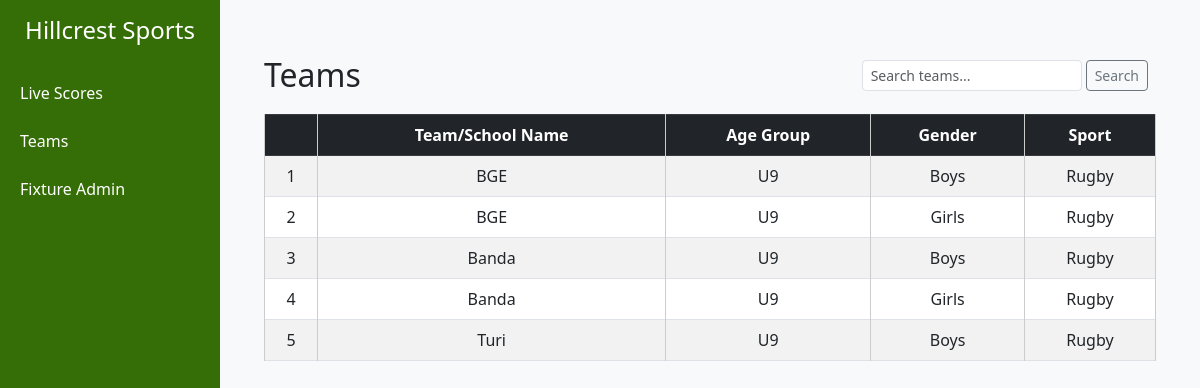
Page /teams/ on the earlier database version.
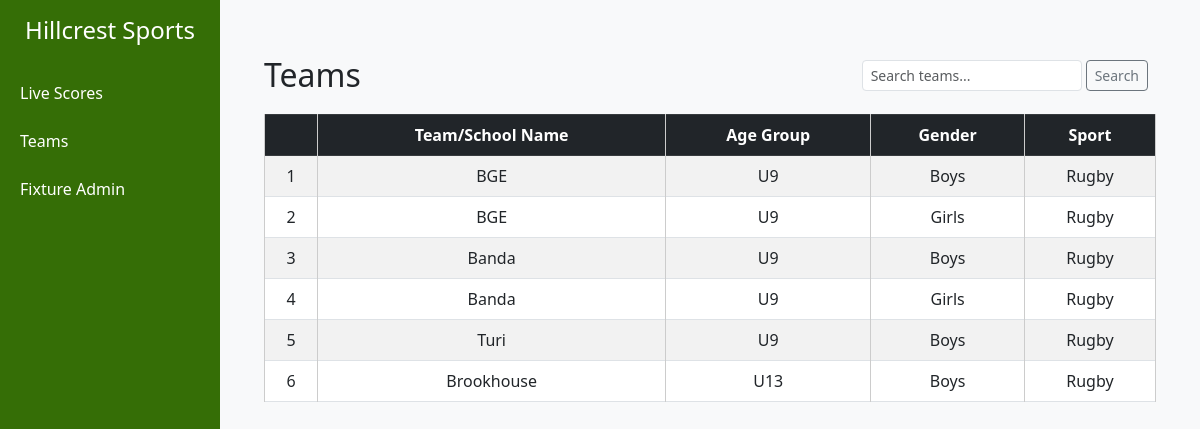
Same page on the later database version.
### teams/models.py (models this page shows, shortened)
class Teams(models.Model):
    team_name = models.CharField(max_length=200, blank=True)
    age_group = models.CharField(max_length=200, blank=True)
    gender = models.CharField(max_length=15, blank=True)
    sport = models.CharField(max_length=15, blank=True)
    coach = models.CharField(max_length=15, blank=True)
    email = models.EmailField(unique=False)
    added_on = models.DateTimeField(auto_now_add=True)

### fixtureviewer/views.py (the view)
# urls.py: path('teams/', views.season_teams, name='teams'),
def season_teams(request):
    teams = Teams.objects.all()
    return render(request, 'viewer/teams.html' , {'teams': teams})

### templates/viewer/teams.html (shortened to what this page needs)
{% extends 'base/main.html' %}
{% block content %}
<div class="container mt-4">
    <div class="d-flex justify-content-between align-items-center mb-3">
        <h2 class="mb-0">Teams</h2>
        <div class="d-flex">
            <form class="d-flex me-2" method="GET" action="">
                <input type="text" name="q" class="form-control form-control-sm" placeholder="Search teams..." value="{{ request.GET.q }}">
                <button type="submit" class="btn btn-sm btn-outline-secondary ms-1">Search</button>
            </form>
        </div>
    </div>
    <table class="table table-bordered table-striped">
        <thead class="table-dark">
            <tr>
                <th></th>
                <th>Team/School Name</th>
                <th>Age Group</th>
                <th>Gender</th>
                <th>Sport</th>
            </tr>
        </thead>
        <tbody>
              {% for team in teams %}
            <tr>
                <td>{{ forloop.counter }}</td>
                <td>{{ team.team_name }}</td>
                <td>{{ team.age_group }}</td>
                <td>{{ team.gender}}</td>
                <td>{{ team.sport }}</td>
            </tr>
            {% endfor %}
        </tbody>
    </table>
</div>
{% endblock %}

Differences in the rows shown:
added Teams: team_name "Brookhouse", age_group "U13", gender "Boys", sport "Rugby"
